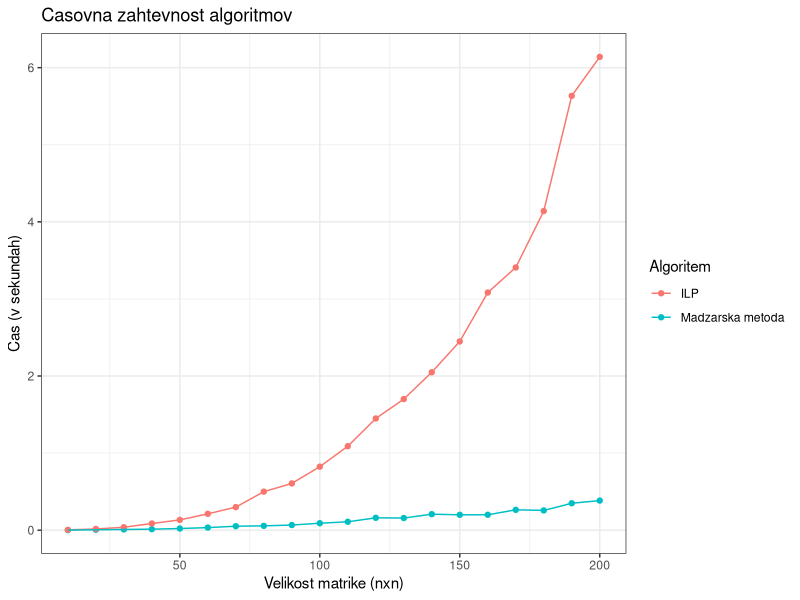

Reproduce this figure in R.
require(dplyr)
require(ggplot2)
require(ggthemes)

casMM <- c(0.00131033287048,0.0051107673645,0.00961992263794,0.0129133987427,
           0.0215418434143,0.0332087230682,0.0514039993286,0.056156206131,
           0.0666558265686,0.0900566101074,0.109055233002,0.160238027573,
           0.157670164108,0.207566022873,0.199271011353,0.199807167053,
           0.263862609863,0.256449985504,0.349158620834,0.383899593353)

casILP <- c(0.00403886413574,0.0157022380829,0.0378730297089,0.08642578125,
            0.133634376526,0.212146186829,0.299379587173,0.499653577805,
            0.606580591202,0.823849582672,1.08954839706,1.44898543358,
            1.70096039772,2.04873380661,2.44853239059,3.08280739784,
            3.40836420059,4.14003000259,5.63451480865,6.13996081352)

velikost <-seq(10,200,10)
podatki <- data_frame(n = rep(velikost,2), cas = c(casMM,casILP), 
                      Algoritem = c(rep("Madzarska metoda",20), rep("ILP",20)))

grafMM <- ggplot(podatki, aes(x=n, y=cas, colour=Algoritem)) +
  geom_point() + geom_line() + 
  xlab("Velikost matrike (nxn)")+
  ylab("Cas (v sekundah)") + 
  ggtitle("Casovna zahtevnost algoritmov")+
  theme(plot.title = element_text(hjust = 0.5))+
  theme_bw()

grafMM
